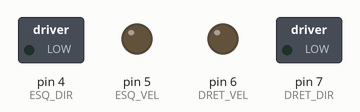
Recording of a sketch running on a simulated Arduino Uno, built with avr-gcc and run on an emulated ATmega328P. Parts: switched loads named in the sketch (green lamp = pin HIGH), output pins drawn as LEDs (lit = HIGH).

Above: at 0.1 s.
At 1.1 s:
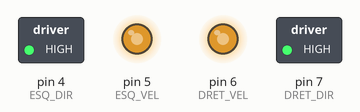
At 2.9 s:
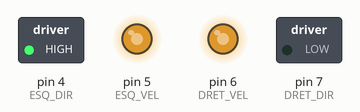
At 3.5 s:
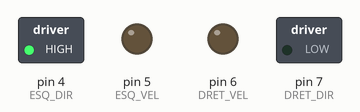
At 5.3 s:
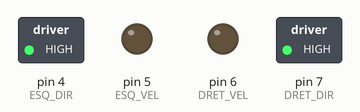
Timing chart, 0 to 6.8 s (numbered marks = the images above):
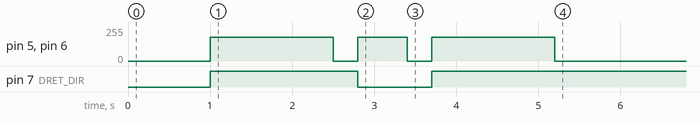

The sketch:

minim.ino
```cpp
/*
  Solucionari Repte SA7-A · Robot repartidor (REQUISIT MINIM)
  Trajectoria definida amb FUNCIONS de moviment: va recte, gira i para.
  === PINS (AJUSTAR segons el manual de la Imagina 3dBot) ===
*/

const int ESQ_DIR = 4, ESQ_VEL = 5, DRET_DIR = 7, DRET_VEL = 6;   // <-- AJUSTAR
const int VEL = 180;

void motors(int dE, int vE, int dD, int vD) {
  digitalWrite(ESQ_DIR, dE); analogWrite(ESQ_VEL, vE);
  digitalWrite(DRET_DIR, dD); analogWrite(DRET_VEL, vD);
}
void endavant()   { motors(HIGH, VEL, HIGH, VEL); }
void gira_dreta() { motors(HIGH, VEL, LOW, VEL); }
void atura()      { analogWrite(ESQ_VEL, 0); analogWrite(DRET_VEL, 0); }

void setup() {
  pinMode(ESQ_DIR, OUTPUT); pinMode(ESQ_VEL, OUTPUT);
  pinMode(DRET_DIR, OUTPUT); pinMode(DRET_VEL, OUTPUT);
  delay(1000);   // temps per deixar el robot a terra

  // Trajectoria minima: recte -> gir -> recte -> parar
  endavant();   delay(1500);
  atura();      delay(300);
  gira_dreta(); delay(600);
  atura();      delay(300);
  endavant();   delay(1500);
  atura();
}

void loop() {
  // La trajectoria es fa una sola vegada al setup().
}
```
